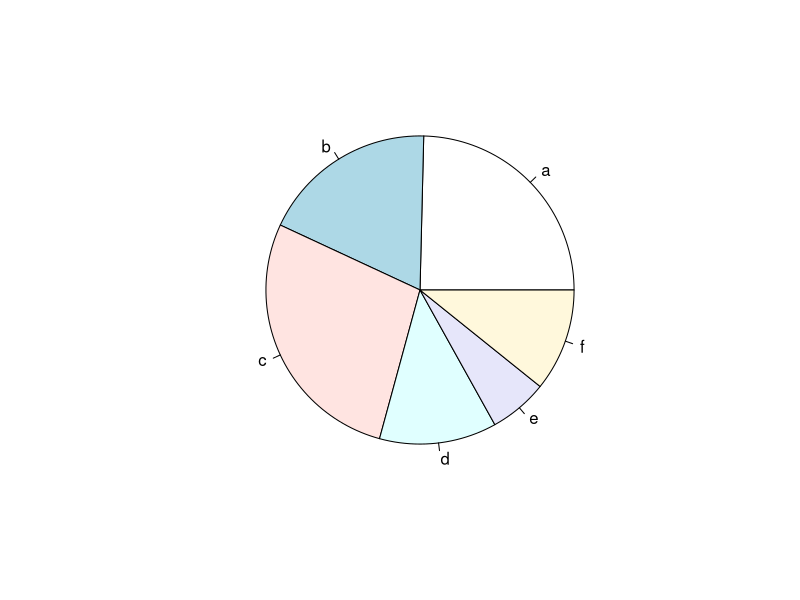
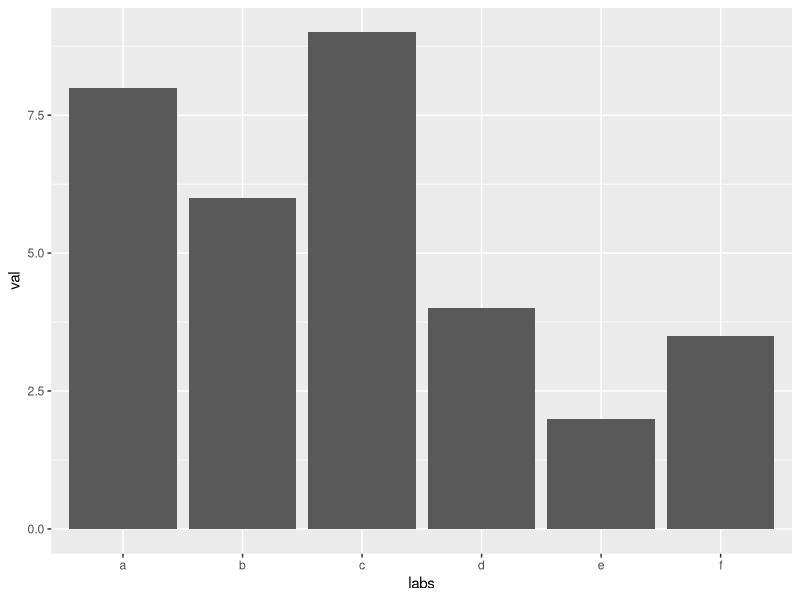

R code for these plots, in order:
## ---- chunk 1
knitr::opts_chunk$set(echo = TRUE)
## ---- chunk 2
data = data.frame(
  val  = c( 8,   6,   9,   4,   2,  3.5),
  labs = c("a", "b", "c", "d", "e", "f")
)

pie(data$val, data$labs)
## ---- chunk 3
library(ggplot2)
ggplot(data, aes(y = val, x = labs)) + geom_bar(stat = "identity")
